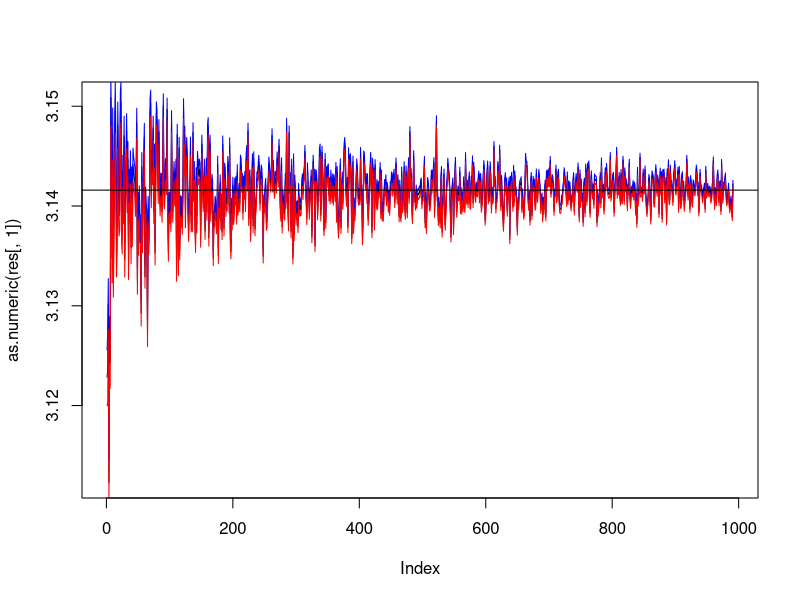

Here is the R script that generated this plot:
uno <- function(x){
  2*sqrt(4-x**2)
}
dos <- function(x){
  4/(1+x**2)
  
}
tres<- function(x){
  6/(sqrt((4-x**2)))
}

montecarlo<- function(nsim,alfa=0.05){
  x<-runif(nsim,0,1)
  phi<-sapply(x,tres)
  theta<-mean(phi)
  z<-qnorm(alfa/2,lower.tail=FALSE)
  s<-var(phi)
  lim.up <-theta + z*sqrt((s**2)/nsim)
  lim.inf <-theta - z*sqrt((s**2)/nsim)
  return(list(est=theta,limup=lim.up,liminf=lim.inf))
}
n<-seq(100,10000,by=10)
res=t(sapply(n,montecarlo))
plot(as.numeric(res[,1]),type="l")
lines(as.numeric(res[,2]),col="blue")
lines(as.numeric(res[,3]),col="red")
abline(h=pi)
